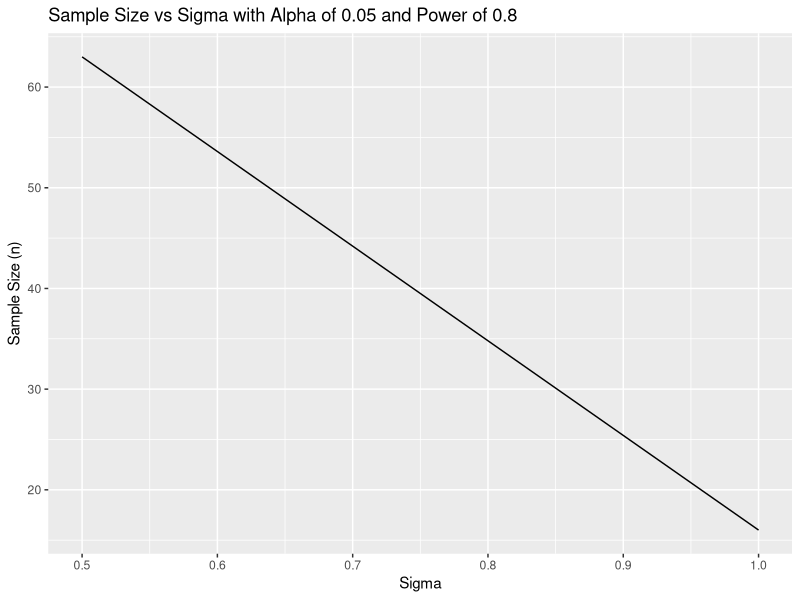
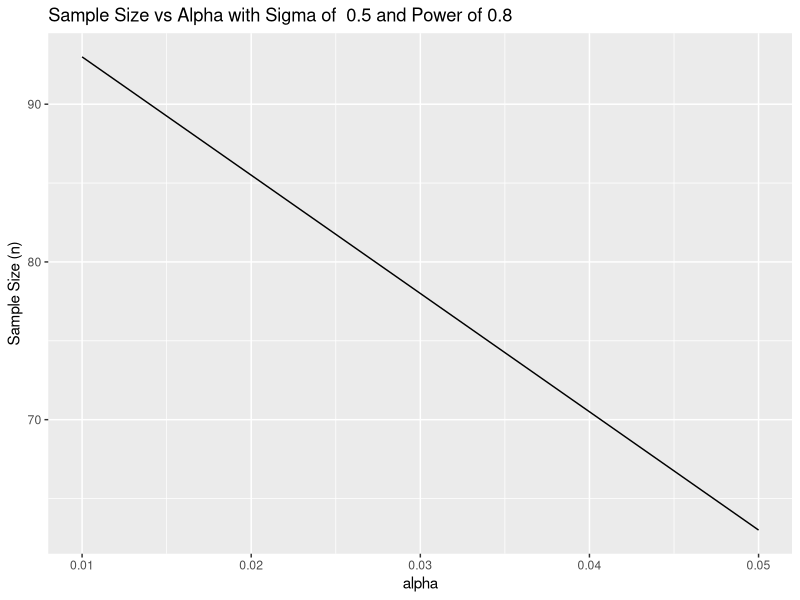
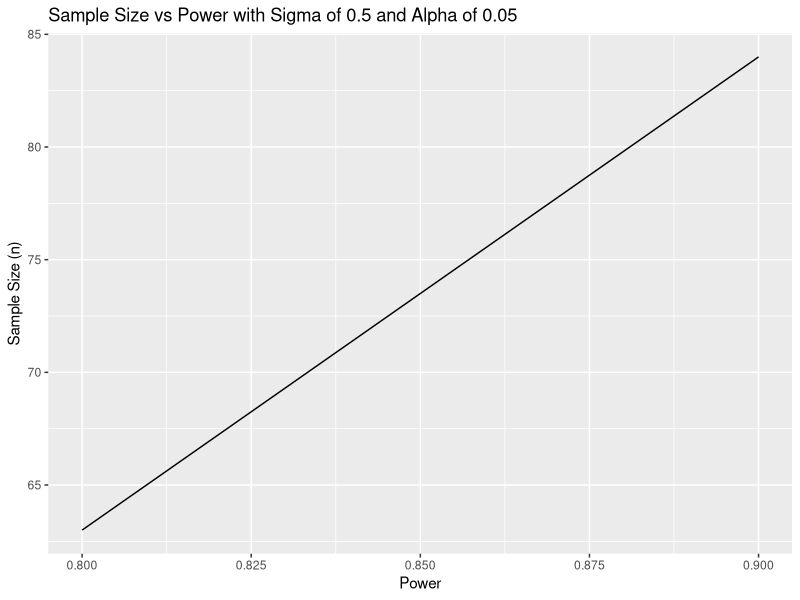

Reproduce these figures in R, in order.
library(tidyverse)

sample_size_mean <- function(sigma, alpha, power){
  
  if(length(c(sigma, alpha, power))==3){
    n = round((2*(qnorm(alpha/2) - qnorm(power))^2)/(sigma^2))
    print(paste("The sample size for a two-sample t-test of mean is", n))
  }
  
  else{
    
    for(i in 1:3){
      if(length(list(sigma, alpha, power)[[i]]) > 1){
        multiple = i
      }
    }
    
    parameters = c("sigma", "alpha", "power")
    
    print(paste("You have selected multiple values for", parameters[multiple], ":",
                paste(list(sigma, alpha, power)[[multiple]], collapse = ", ")))
    
    n = c()
    
    if(parameters[multiple]=="sigma"){
      
      
      for(i in 1:length(sigma)){
        n[i] = round((2*(qnorm(alpha/2) - qnorm(power))^2)/(sigma[i]^2))
        
        print(paste("For sigma of", sigma[i], "the sample size is", n[i]))
        
      }
      data = data_frame(n,sigma)
      ggplot(data, aes(x=sigma, y=n)) + geom_line() +
        ggtitle(paste('Sample Size vs Sigma with Alpha of',
                      alpha, 'and Power of', power)) +
        xlab("Sigma") + ylab("Sample Size (n)")
      
      
    }
    
    
    else if(parameters[multiple]=="alpha"){
      for(i in 1:length(alpha)){
        n[i] = round((2*(qnorm(alpha[i]/2) - qnorm(power))^2)/(sigma^2))
        print(paste("For alpha of", alpha[i], ", the sample size is", n[i]))
      }
      
      data = data_frame(n,alpha)
      ggplot(data, aes(x=alpha, y=n)) + geom_line() +
        ggtitle(paste('Sample Size vs Alpha with Sigma of ',
                      sigma, 'and Power of', power)) +
        xlab("alpha") + ylab("Sample Size (n)")
      
    }
    
    
    else if(parameters[multiple]=="power"){
      for(i in 1:length(power)){
        n[i] = round((2*(qnorm(alpha/2) - qnorm(power[i]))^2)/(sigma^2))
        print(paste("For power of", power[i], "the sample size is", n[i]))
      }
      data = data_frame(n,power)
      ggplot(data, aes(x=power, y=n)) + geom_line() +
        ggtitle(paste('Sample Size vs Power with Sigma of',
                      sigma, 'and Alpha of', alpha)) +
        xlab("Power") + ylab("Sample Size (n)")
      }
    
  
  }
}

sample_size_mean(sigma =  .5, alpha = .05, power = .8)
sample_size_mean(sigma = c(.5, 1), alpha = .05, power = .8)
sample_size_mean(sigma = .5, alpha = c(.01, .05), power = .8)
sample_size_mean(sigma = .5, alpha = .05, power = c(.8, .9))

